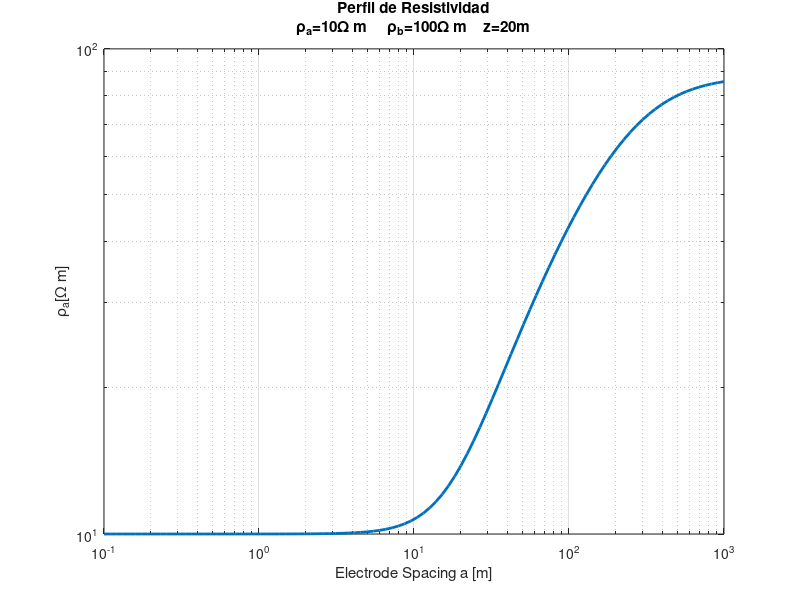
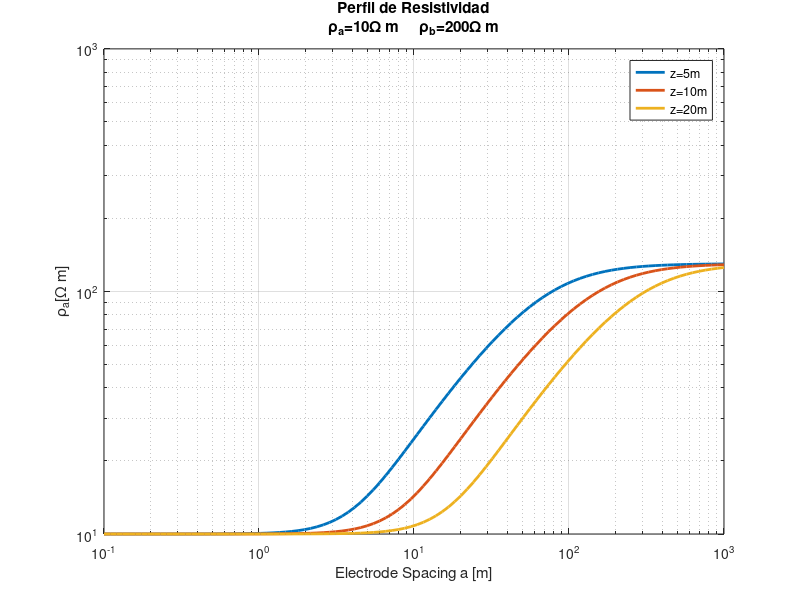

Recreate these plots in MATLAB, in order.
%% Geo-Electrica Teoria
%{

El parametro de investigacion es resistividad electrica [ohm/m]

%}
clear; close all; clc
%% Metodos

% ===========================================

%% Solucion Lab P1
% Constantes del problema
%a = 1.0;       % [m]
p1 = 10;        % Resistividad 1 [ohm*m]
p2 = 100;
z = 20;         % profundidad de interface [m]
n = 1:10;         % Numero de iteraciones
k = (p2-p1)/(p2+p1);

A = logspace(-1,3,100);    % Mediciones de a [m]
pa = zeros(1,length(A));
k_f = k.^n;

for i = 1:length(A)
    a = A(i);
    div1 = (1+(2*n*z/a).^2).^(1/2);
    div2 = (1+(n*z./a).^2).^(1/2);
    sum1 = k.^n./div1;
    sum2 = k.^n./div2;
    pa(i) = p1*(1 + 4*sum(sum1) - 2*sum(sum2));
end

% Graficar
figure(1)
loglog(A,pa,'LineWidth',2)%,'LineWidth',2,'Marker','x')
title({'Perfil de Resistividad',['\rho_a=10\Omega m     ', ...
    '\rho_b=100\Omega m    z=20m']})
xlabel('Electrode Spacing a [m]')
ylabel('\rho_a[\Omega m]')
grid on
print('Geoelectrica_P1','-dpng')

%% Solucion Lab P2

%function [a,pa] = r_aparente(z,p1,p2)

%end

% Constantes del problema
%a = 1.0;       % [m]
p1 = 10;        % Resistividad 1 [ohm*m]
p2 = 200;
Z = [5,10,20];         % profundidad de interface [m]
n = 1:10;         % Numero de iteraciones
k = (p2-p1)/(p2+p1);

A = logspace(-1,3,100);    % Mediciones de a [m]
pa = zeros(length(Z),length(A));
k_f = k.^n;



for j = 1:length(Z)
    z = Z(j);
    for i = 1:length(A)
        a = A(i);
        div1 = (1+(2*n*z/a).^2).^(1/2);
        div2 = (1+(n*z./a).^2).^(1/2);
        sum1 = k.^n./div1;
        sum2 = k.^n./div2;
        pa(j,i) = p1*(1 + 4*sum(sum1) - 2*sum(sum2));
    end
end

figure(2)
loglog(A,pa,'LineWidth',2)%,'LineWidth',2,'Marker','x')
title({'Perfil de Resistividad',['\rho_a=10\Omega m     ', ...
    '\rho_b=200\Omega m']})
xlabel('Electrode Spacing a [m]')
ylabel('\rho_a[\Omega m]')
legend('z=5m','z=10m','z=20m')
grid on
print('Geoelectrica_P2','-dpng')
%figure(3)
% Profundidad
%Z = 3*A/2;


%%
%{
J. C.
Noviembre de 2015
Funciona sin errores
%}